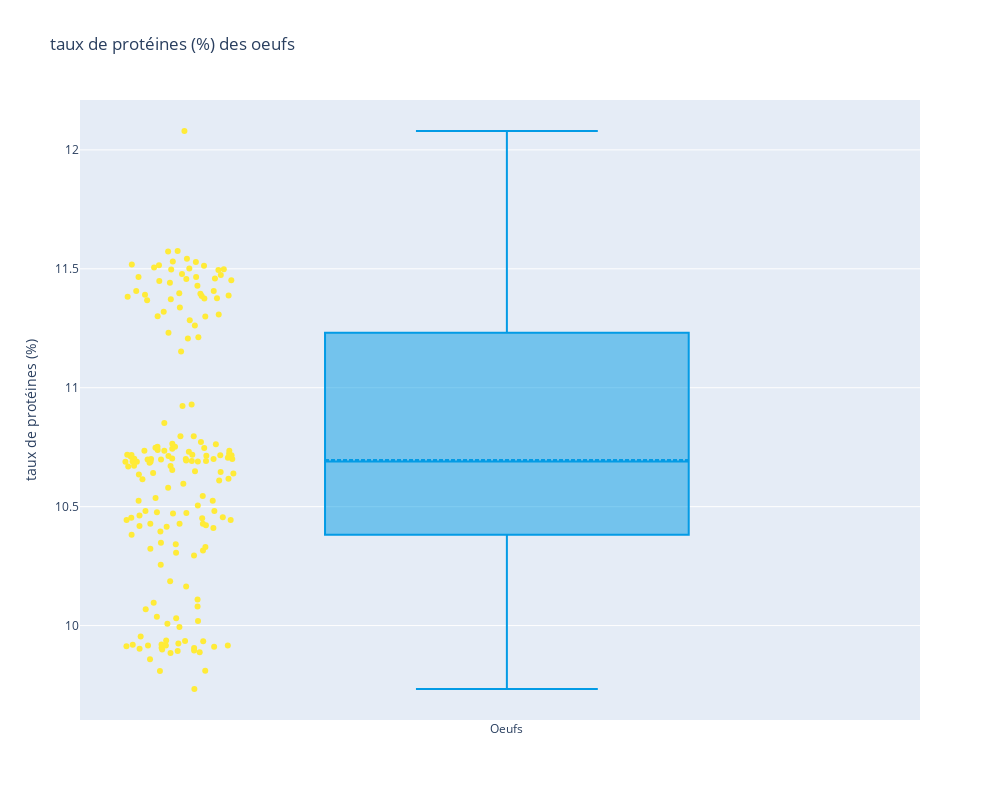

Source (notebook cell):
### Code cell
# Création des labels et des valeurs
df=df_Pro_p[df_Pro_p['Produit']=='Oeufs']
label_px = {'x':"Produit", 'name':"taux de protéines (kg)"}

# Création du graphique
fig = go.Figure()
fig.add_trace(go.Box(
    x=df['Produit'],
    y=df['protéines']*100,
    name='taux de protéines (%)',
    marker_color='rgb(255,235,56)',
    jitter=0.3,
    pointpos=-1.8,
    boxpoints='all', 
    line_color='rgb(3,155,229)',
    boxmean=True
))
fig.update_layout(title_text="taux de protéines (%) des oeufs",
                  yaxis_title='taux de protéines (%)',)

# Mise à l'échel et affichage du graphique
fig.update_layout(
    autosize=False,
    width=1000,
    height=800
)
fig.show()

### Figure 1 — Plotly figure (JSON) as saved in the notebook; plotly's stock layout.template omitted (floating-point values rounded to 4 significant figures; data arrays with more than 128 entries replaced by an {"elided": "..."} marker saying what was removed)
{"data": [{"boxmean": true, "boxpoints": "all", "jitter": 0.3, "line": {"color": "rgb(3,155,229)"}, "marker": {"color": "rgb(255,235,56)"}, "name": "taux de protéines (%)", "pointpos": -1.8, "type": "box", "x": {"elided": "174 str values"}, "y": {"elided": "174 float values"}}], "layout": {"autosize": false, "height": 800, "title": {"text": "taux de protéines (%) des oeufs"}, "width": 1000, "yaxis": {"title": {"text": "taux de protéines (%)"}}}}
